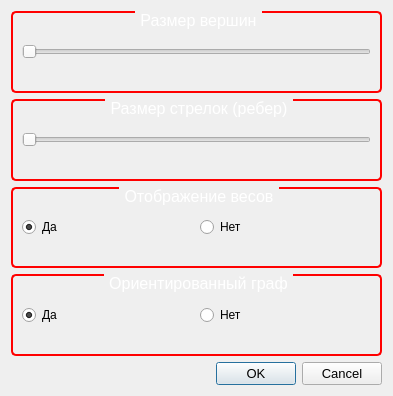
<?xml version="1.0" encoding="UTF-8"?>
<ui version="4.0">
 <class>Options</class>
 <widget class="QDialog" name="Options">
  <property name="geometry">
   <rect>
    <x>0</x>
    <y>0</y>
    <width>393</width>
    <height>396</height>
   </rect>
  </property>
  <property name="windowTitle">
   <string>Настройки графа</string>
  </property>
  <property name="windowIcon">
   <iconset>
    <normaloff>:/img/binary-code.png</normaloff>:/img/binary-code.png</iconset>
  </property>
  <property name="modal">
   <bool>true</bool>
  </property>
  <layout class="QVBoxLayout" name="verticalLayout">
   <item>
    <widget class="QGroupBox" name="groupBox_3">
     <property name="font">
      <font>
       <pointsize>12</pointsize>
      </font>
     </property>
     <property name="styleSheet">
      <string notr="true">QGroupBox {
     border: 2px solid red;
     border-radius: 5px;
     margin-top: 5ex; /* оставляем пространство вверху для заголовка */
 }

 QGroupBox::title {
     subcontrol-origin: margin;
     subcontrol-position: top center; /* помещаем вверху по центру */
     padding: 0 3px;
     background-color: qlineargradient(x1: 0, y1: 0, x2: 0, y2: 1,
                                       stop: 0 #FFOECE, stop: 1 #FFFFFF);
	color:white;
	font: 14pt &quot;Candara&quot;;

 }</string>
     </property>
     <property name="title">
      <string>Размер вершин</string>
     </property>
     <layout class="QHBoxLayout" name="horizontalLayout_3">
      <item>
       <widget class="QSlider" name="horizontalSlider">
        <property name="minimum">
         <number>30</number>
        </property>
        <property name="maximum">
         <number>120</number>
        </property>
        <property name="tracking">
         <bool>false</bool>
        </property>
        <property name="orientation">
         <enum>Qt::Horizontal</enum>
        </property>
       </widget>
      </item>
     </layout>
    </widget>
   </item>
   <item>
    <widget class="QGroupBox" name="groupBox_4">
     <property name="font">
      <font>
       <pointsize>12</pointsize>
      </font>
     </property>
     <property name="styleSheet">
      <string notr="true">QGroupBox {
     border: 2px solid red;
     border-radius: 5px;
     margin-top: 5ex; /* оставляем пространство вверху для заголовка */
 }

 QGroupBox::title {
     subcontrol-origin: margin;
     subcontrol-position: top center; /* помещаем вверху по центру */
     padding: 0 3px;
     background-color: qlineargradient(x1: 0, y1: 0, x2: 0, y2: 1,
                                       stop: 0 #FFOECE, stop: 1 #FFFFFF);
	color:white;
	font: 14pt &quot;Candara&quot;;

 }</string>
     </property>
     <property name="title">
      <string>Размер стрелок (ребер)</string>
     </property>
     <layout class="QHBoxLayout" name="horizontalLayout_4">
      <item>
       <widget class="QSlider" name="horizontalSlider_2">
        <property name="minimum">
         <number>10</number>
        </property>
        <property name="maximum">
         <number>25</number>
        </property>
        <property name="tracking">
         <bool>false</bool>
        </property>
        <property name="orientation">
         <enum>Qt::Horizontal</enum>
        </property>
       </widget>
      </item>
     </layout>
    </widget>
   </item>
   <item>
    <widget class="QGroupBox" name="groupBox_2">
     <property name="font">
      <font>
       <pointsize>12</pointsize>
      </font>
     </property>
     <property name="styleSheet">
      <string notr="true">QGroupBox {
     border: 2px solid red;
     border-radius: 5px;
     margin-top: 5ex; /* оставляем пространство вверху для заголовка */
 }

 QGroupBox::title {
     subcontrol-origin: margin;
     subcontrol-position: top center; /* помещаем вверху по центру */
     padding: 0 3px;
     background-color: qlineargradient(x1: 0, y1: 0, x2: 0, y2: 1,
                                       stop: 0 #FFOECE, stop: 1 #FFFFFF);
	color:white;
	font: 14pt &quot;Candara&quot;;

 }</string>
     </property>
     <property name="title">
      <string>Отображение весов</string>
     </property>
     <layout class="QHBoxLayout" name="horizontalLayout_2">
      <item>
       <widget class="QRadioButton" name="weight_graph_yes">
        <property name="text">
         <string>Да</string>
        </property>
        <property name="checked">
         <bool>true</bool>
        </property>
       </widget>
      </item>
      <item>
       <widget class="QRadioButton" name="weight_graph_no">
        <property name="text">
         <string>Нет</string>
        </property>
       </widget>
      </item>
     </layout>
    </widget>
   </item>
   <item>
    <widget class="QGroupBox" name="groupBox">
     <property name="font">
      <font>
       <pointsize>12</pointsize>
      </font>
     </property>
     <property name="styleSheet">
      <string notr="true">QGroupBox {
     border: 2px solid red;
     border-radius: 5px;
     margin-top: 5ex; /* оставляем пространство вверху для заголовка */
 }

 QGroupBox::title {
     subcontrol-origin: margin;
     subcontrol-position: top center; /* помещаем вверху по центру */
     padding: 0 3px;
     background-color: qlineargradient(x1: 0, y1: 0, x2: 0, y2: 1,
                                       stop: 0 #FFOECE, stop: 1 #FFFFFF);
	color:white;
	font: 14pt &quot;Candara&quot;;

 }</string>
     </property>
     <property name="title">
      <string>Ориентированный граф</string>
     </property>
     <property name="flat">
      <bool>false</bool>
     </property>
     <property name="checkable">
      <bool>false</bool>
     </property>
     <layout class="QHBoxLayout" name="horizontalLayout">
      <item>
       <widget class="QRadioButton" name="or_graph_yes">
        <property name="text">
         <string>Да</string>
        </property>
        <property name="checked">
         <bool>true</bool>
        </property>
       </widget>
      </item>
      <item>
       <widget class="QRadioButton" name="or_graph_no">
        <property name="text">
         <string>Нет</string>
        </property>
       </widget>
      </item>
     </layout>
    </widget>
   </item>
   <item>
    <widget class="QDialogButtonBox" name="buttonBox">
     <property name="font">
      <font>
       <pointsize>10</pointsize>
      </font>
     </property>
     <property name="orientation">
      <enum>Qt::Horizontal</enum>
     </property>
     <property name="standardButtons">
      <set>QDialogButtonBox::Cancel|QDialogButtonBox::Ok</set>
     </property>
    </widget>
   </item>
  </layout>
 </widget>
 <resources/>
 <connections>
  <connection>
   <sender>buttonBox</sender>
   <signal>accepted()</signal>
   <receiver>Options</receiver>
   <slot>accept()</slot>
   <hints>
    <hint type="sourcelabel">
     <x>248</x>
     <y>254</y>
    </hint>
    <hint type="destinationlabel">
     <x>157</x>
     <y>274</y>
    </hint>
   </hints>
  </connection>
  <connection>
   <sender>buttonBox</sender>
   <signal>rejected()</signal>
   <receiver>Options</receiver>
   <slot>reject()</slot>
   <hints>
    <hint type="sourcelabel">
     <x>316</x>
     <y>260</y>
    </hint>
    <hint type="destinationlabel">
     <x>286</x>
     <y>274</y>
    </hint>
   </hints>
  </connection>
 </connections>
</ui>
